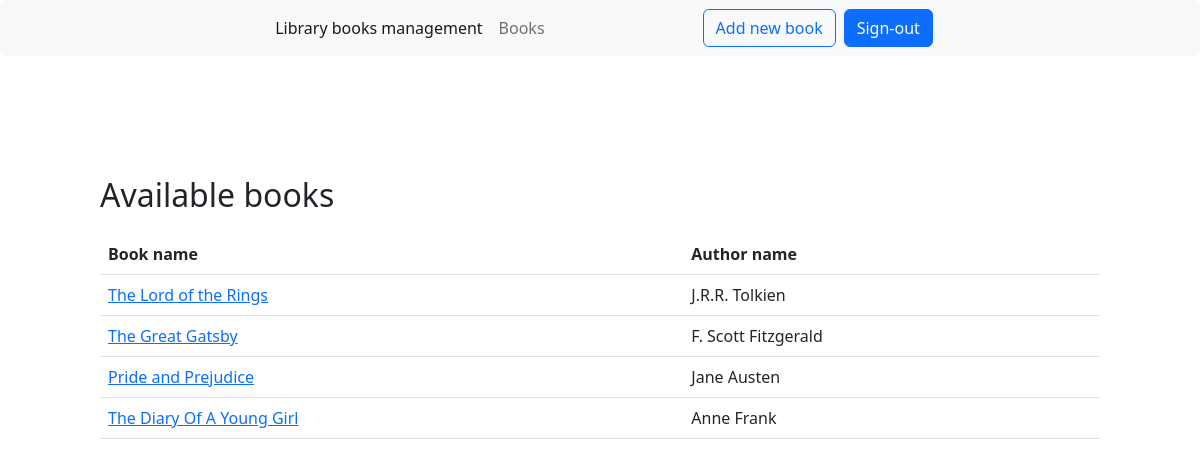
Page /admin_dashboard on the committed database.
### manage_lib/models.py (models this page shows)
class Books(models.Model):
    book_id = models.CharField(max_length=15,default="")
    book_name = models.CharField(max_length=40,default="")
    author_name = models.CharField(max_length=20,default="")

### manage_lib/views.py (the view)
# urls.py: path('admin_dashboard', views.dashboard, name='admin-dashboard-page'),
def dashboard(request):
    if request.method == "GET":
        all_obj = Books.objects.all()
        return render(request, 'manage_lib/dashboard.html',{'all_obj':all_obj})

### manage_lib/templates/manage_lib/dashboard.html (shortened to what this page needs)
{% extends 'manage_lib/base.html' %}
{% load static %}
{% block css_content %}
<link href="{% static 'manage_lib/dashboard.css' %}" rel="stylesheet">
{% endblock %}
{% block main_body_content %}
<div class="books-table">
  <h2 style="margin-bottom: 20px;">Available books</h2>
  <table class="table">
      <thead>
      <tr>
          <th scope="col">Book name</th>
          <th scope="col">Author name</th>
      </tr>
      </thead>
      <tbody>
      {% for obj in all_obj %}
      <tr>
          <td><a href="{% url 'update-book-page' obj.book_id %}">{{ obj.book_name }}</a></td>
          <td>{{ obj.author_name }}</td>
      </tr>
      {% endfor %}
      </tbody>
  </table>
</div>
{% endblock %}

### manage_lib/templates/manage_lib/base.html (shortened to what this page needs)
{% load static %}
<!doctype html>
<html lang="en">
<head>
    <link href="{% static 'manage_lib/assets/dist/css/bootstrap.min.css' %}" rel="stylesheet">
    {% block css_content %}
    {% endblock %}
</head>
<body>
    <main>
        <nav class="navbar navbar-expand-lg bg-light rounded" aria-label="Twelfth navbar example">
            <div class="container-fluid">
            <div class="collapse navbar-collapse justify-content-md-center" id="navbarsExample10">
                <ul class="navbar-nav">
                <li class="nav-item">
                    <a class="nav-link active" aria-current="page" href="#">Library books management</a>
                </li>
                <li class="nav-item" id="books-list">
                    <a class="nav-link" href="{% url 'admin-dashboard-page' %}">Books</a>
                </li>
                </ul>
                <div class="btn-wrapper">
                    <form action="{% url 'add-new-page' %}" method="get">
                        <button type="submit" class="btn btn-outline-primary me-2">Add new book</button>
                    </form>
                </div>
                <div class="btn-wrapper2">
                    <form action="{% url 'logout-page' %}" method="post">
                        <button type="submit" class="btn btn-primary">Sign-out</button>
                    </form>
                </div>
            </div>
            </div>
        </nav>
        {% block main_body_content %}
        {% endblock %}
    </main>
  </body>
</html>

### rows in the picture
Books: book_name "The Lord of the Rings", author_name "J.R.R. Tolkien"
Books: book_name "The Great Gatsby", author_name "F. Scott Fitzgerald"
Books: book_name "Pride and Prejudice", author_name "Jane Austen"
Books: book_name "The Diary Of A Young Girl", author_name "Anne Frank"
